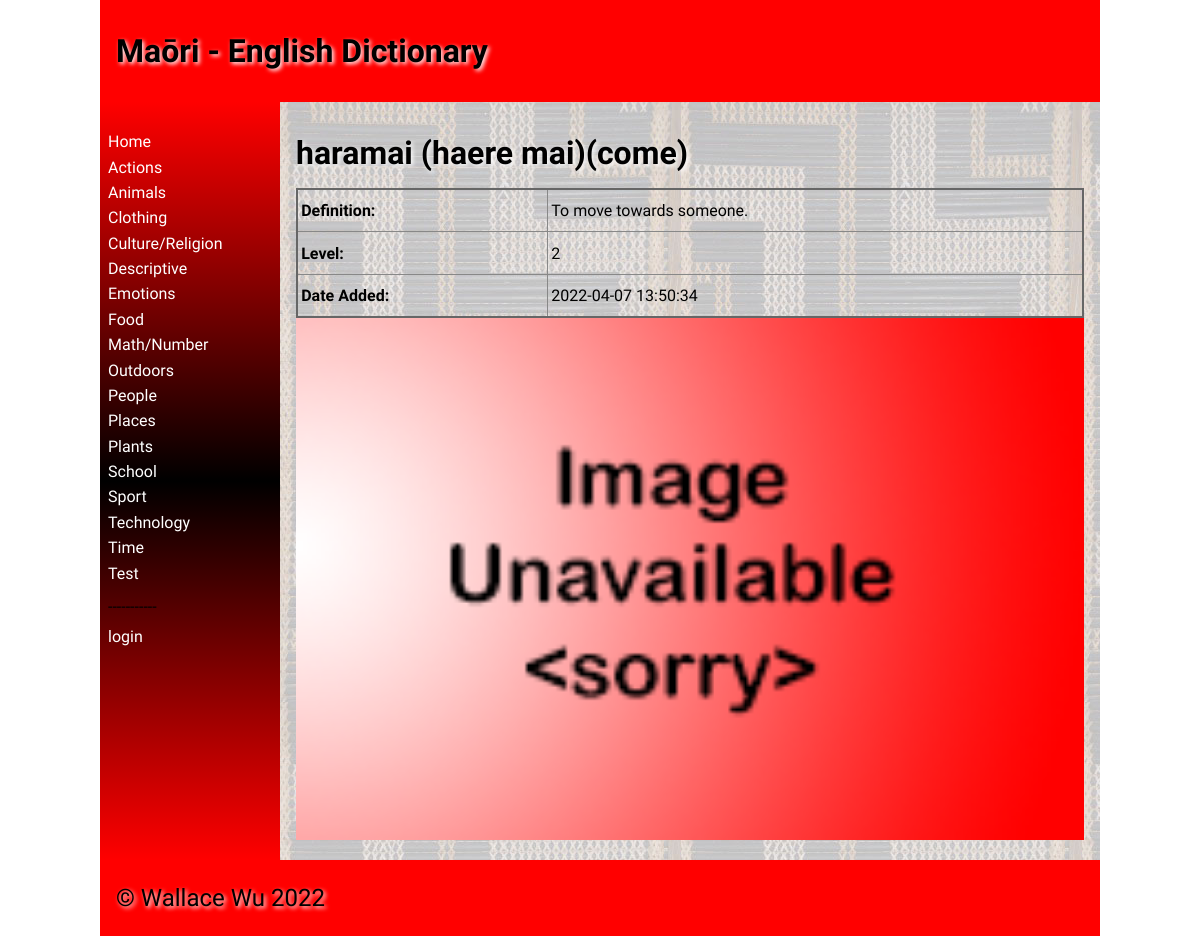
The page /word/2 on the database its author committed.
### tables this page shows
CREATE TABLE "Categories"
(
	id integer
		constraint Categories_pk
			primary key autoincrement,
	Category_Name varchar(30)
);

CREATE TABLE "Dictionary"
(
    id          integer
        constraint Dictionary_pk
            primary key autoincrement,
    Maori       varchar(20),
    English     varchar(20),
    Description varchar(100),
    Level       integer,
    Date_Added  datetime,
    Login_id    integer
        references Admin_logins,
    Category_id integer
        references Categories,
    image       varchar(20)
);

### app.py (the view, shortened to what this page needs)
@app.route('/word/<word>', methods=['POST', 'GET'])
def word_page(word):
    query = "SELECT * FROM Dictionary"
    con = create_connection(DATABASE)
    cur = con.cursor()
    cur.execute(query)
    word_data = cur.fetchall()
    query = "SELECT id, First_name, Last_Name FROM Admin_Logins"
    cur.execute(query)
    user_data = cur.fetchall()
    con.close()
    return render_template('word.html', words=word_data, word_id=int(word), logged_in=is_logged_in(), categories=categories(), user_data=user_data, is_student=is_student())

### app.py (called while the page is built, shortened)
def create_connection(db_file):
    try:
        connection = sqlite3.connect(db_file)
        connection.execute('pragma foreign_keys=ON')
        return connection
    except Error as e:
        print(e)
    return None

def is_logged_in():
    if session.get("email") is None:
        return False
    else:
        return True

def is_student():
    if session.get("login_id") is None:
        print("no email")
        return False

def categories():
    con = create_connection(DATABASE)
    cur = con.cursor()
    query = "SELECT id, Category_Name FROM Categories"
    cur.execute(query)
    category = cur.fetchall()
    con.close()
    return category

### templates/word.html (shortened to what this page needs)
{% extends "base.html" %}
{% block heading %}Maōri - English Dictionary{% endblock %}
{% block main %}
    {% for word in words %}
            {% if word[0] == word_id %}
                {% if logged_in and not is_student %}
                    <h1>{{ word[1] }}({{ word[2] }}) - <a href="/confirm_word/{{ word_id }}">Remove</a></h1>
                {% else %}
                    <h1>{{ word[1] }}({{ word[2] }})</h1>
                {% endif %}
                <table>
                    <tr>
                        <td class="left-table"><p><strong>Definition:</strong></p></td>
                        <td>{{ word[3] }}</td>
                    </tr>
                    <tr>
                        <td class="left-table"><p><strong>Level:</strong></p></td>
                        <td>{{ word[4] }}</td>
                    </tr>
                    <tr>
                        <td class="left-table"><p><strong>Date Added:</strong></p></td>
                        <td>{{ word[5] }}</td>
                    </tr>
                </table>
                <img src="../static/images/{{ word[8] }}">
        {% endif %}
    {% endfor %}
{% endblock %}

### templates/base.html (shortened to what this page needs)
<!doctype html>
<html lang="en">
<head>
	<link href="{{ url_for('static', filename='css/style.css') }}" rel="stylesheet">
</head>
<body>
	<div id="container">
		<header>
			<h1>{% block heading %}{% endblock %}</h1>
		</header>
		<nav>
			<ul>
                <li><a href="\">Home</a></li>
                {% for category in categories %}
                <li><a href="/categories/{{ category[0] }}">{{category[1]}}</a></li>
                {% endfor %}
                <li><p>-----------</p></li>
                {% if logged_in %}
                    <li><a href="/logout">logout</a></li>
                {% else %}
                <a href="/login">login</a>
                {% endif %}
			</ul>
		</nav>
		<main>
            {% block main%}{% endblock %}
        </main>
		<footer>
			<p>
				&copy; Wallace Wu 2022
			</p>
		</footer>
	</div>
</body>
</html>

### static/css/style.css (style rules this page uses)
* { font-family: Comfortaa, sans-serif; margin: 0; padding: 0; box-sizing: border-box; }
#container { display: grid; grid-template-columns: 75px auto; grid-template-areas: 'nav header' 'main main' 'footer footer'; }
header { grid-area: header; background-color: #f00; padding: 1rem; }
nav { grid-area: nav; }
main { grid-area: main; padding: 1rem; background-color: #edd; }
h1, h2, h3, h4 { padding: 1rem 0; font-family: 'Suez One', serif; color: #000; text-shadow: 2px 2px 4px #fff; }
p { padding: 0.5rem 0; }
a { color: #222; }
img { width: 100%; }
table { width: 100%; border: 2px solid #666; border-collapse: collapse; }
thead, td { border: 1px solid #888; padding: 0.2rem; text-align: left; }
footer { grid-area: footer; padding: 1rem; background-color: #f00; }
footer p { color: #000; text-shadow: 2px 2px 4px #fff; font-size: 1.5rem; }
@media only screen and (min-width: 768px) { #container { grid-template-columns: 180px auto; grid-template-areas: 'header header' 'nav main' 'footer footer'; } }
@media only screen and (min-width: 768px) { nav { background: linear-gradient(180deg, rgba(255,0,0,1) 0%, rgba(0, 0, 0, 1) 50%, rgba(255,0,0,1) 100%); padding: 0.5rem; } }
@media only screen and (min-width: 768px) { nav ul { list-style: none; } }
@media only screen and (min-width: 768px) { nav li { padding: 0.2rem 0; } }
@media only screen and (min-width: 768px) { nav a { color: #fff; text-decoration: none; } }
@media only screen and (min-width: 768px) { main { background-image: url('/poutama.jpg'); } }
@media only screen and (min-width: 1000px) { #container { width: 1000px; margin: auto; } }

### rows shown on the page
Categories: Category_Name "Actions"
Categories: Category_Name "Animals"
Categories: Category_Name "Clothing"
Categories: Category_Name "Culture/Religion"
Categories: Category_Name "Descriptive"
Categories: Category_Name "Emotions"
Categories: Category_Name "Food"
Categories: Category_Name "Math/Number"
Categories: Category_Name "Outdoors"
Categories: Category_Name "People"
Categories: Category_Name "Places"
Categories: Category_Name "Plants"
Categories: Category_Name "School"
Categories: Category_Name "Sport"
Categories: Category_Name "Technology"
Categories: Category_Name "Time"
Categories: Category_Name "Test"
Dictionary: Maori "haramai (haere mai)", English "come", Description "To move towards someone.", Level "2", Date_Added "2022-04-07 13:50:34", image (placeholder picture)
